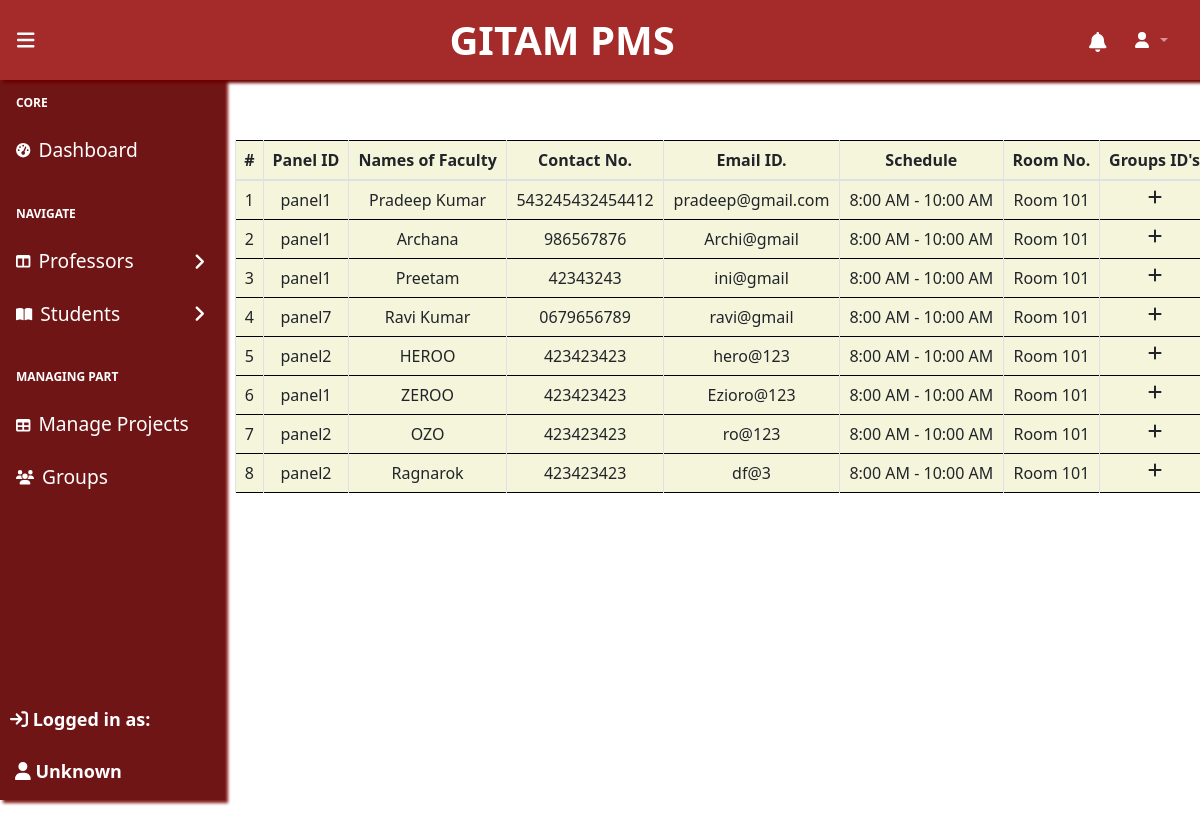
The page /Dashboard-Professor/includes/Show_panels.php (signed in) on the database its author committed.
### tables this page shows
CREATE TABLE `panels_list` (
  `id` int(11) NOT NULL,
  `professor_id` varchar(255) NOT NULL,
  `professor_name` varchar(255) NOT NULL,
  `panel_id` varchar(255) NOT NULL,
  `professor_email` varchar(255) NOT NULL,
  `phone_number` varchar(255) NOT NULL,
  `spoc` enum('Yes','No') NOT NULL
);

### Dashboard-Professor/includes/Show_panels.php (the view, shortened to what this page needs)
<?php
include("../../dbcon.php");
$sql = "SELECT panel_id, professor_name, phone_number, professor_email FROM panels_list";
$result = mysqli_query($con, $sql);
?>
<head>
  <link href="https://cdn.jsdelivr.net/npm/simple-datatables@7.1.2/dist/style.min.css" rel="stylesheet" />
  <link href="#" rel="stylesheet" />
</head>
<?php
include('header.php');
?>
<table class="table table-hover table-bordered">
  <thead>
    <tr>
      <th scope="col1">#</th>
      <th scope="col2">Panel ID</th>
      <th scope="col3">Names of Faculty</th>
      <th scope="col4">Contact No.</th>
      <th scope="col5">Email ID.</th>
      <th scope="col6">Schedule</th>
      <th scope="col7">Room No.</th>
      <th scope="col7">Groups ID's</th>
    </tr>
  </thead>
  <tbody>
    <?php
    $count = 1;
    while ($row = mysqli_fetch_assoc($result)) {
      echo "<tr>";
      echo "<td scope='row'>" . $count . "</td>";
      echo "<td class='panelid'>" . $row['panel_id'] . "</td>";
      echo "<td class='facultynames'>" . $row['professor_name'] . "</td>";
      echo "<td class='phonenums'>" . $row['phone_number'] . "</td>";
      echo "<td class='facultyemails'>" . $row['professor_email'] . "</td>";
      echo "<td class='timings'>8:00 AM - 10:00 AM</td>";
      echo "<td class='room'>Room 101</td>";
      echo "<td class='addgroup'><i class='fas fa-plus'></i></td>";
      echo "</tr>";
      $count++;
    }
    ?>
  </tbody>
</table>
<?php
include('scripts.php');
?>

### Dashboard-Professor/includes/Show_panels.php (style rules this page uses)
.table { margin-top: 60px; margin-left: 10px; text-align: center; border: black; background-color: beige; }
.series, .panelid, .facultynames, .phonenums, .facultyemails, .timings, .room, .addgroup { list-style-type: none; margin: 0; padding: 0; vertical-align: middle; }

### rows shown on the page
panels_list: panel "panel1", professor_name "Pradeep Kumar", phone_number "543245432454412", professor_email "pradeep@gmail.com"
panels_list: panel "panel1", professor_name "Archana", phone_number "986567876", professor_email "Archi@gmail"
panels_list: panel "panel1", professor_name "Preetam", phone_number "42343243", professor_email "ini@gmail"
panels_list: panel "panel7", professor_name "Ravi Kumar", phone_number "0679656789", professor_email "ravi@gmail"
panels_list: panel "panel2", professor_name "HEROO", phone_number "423423423", professor_email "hero@123"
panels_list: panel "panel1", professor_name "ZEROO", phone_number "423423423", professor_email "Ezioro@123"
panels_list: panel "panel2", professor_name "OZO", phone_number "423423423", professor_email "ro@123"
panels_list: panel "panel2", professor_name "Ragnarok", phone_number "423423423", professor_email "df@3"

### other values the page prints
$user_name ? $user_name : "Unknown" "Unknown"
